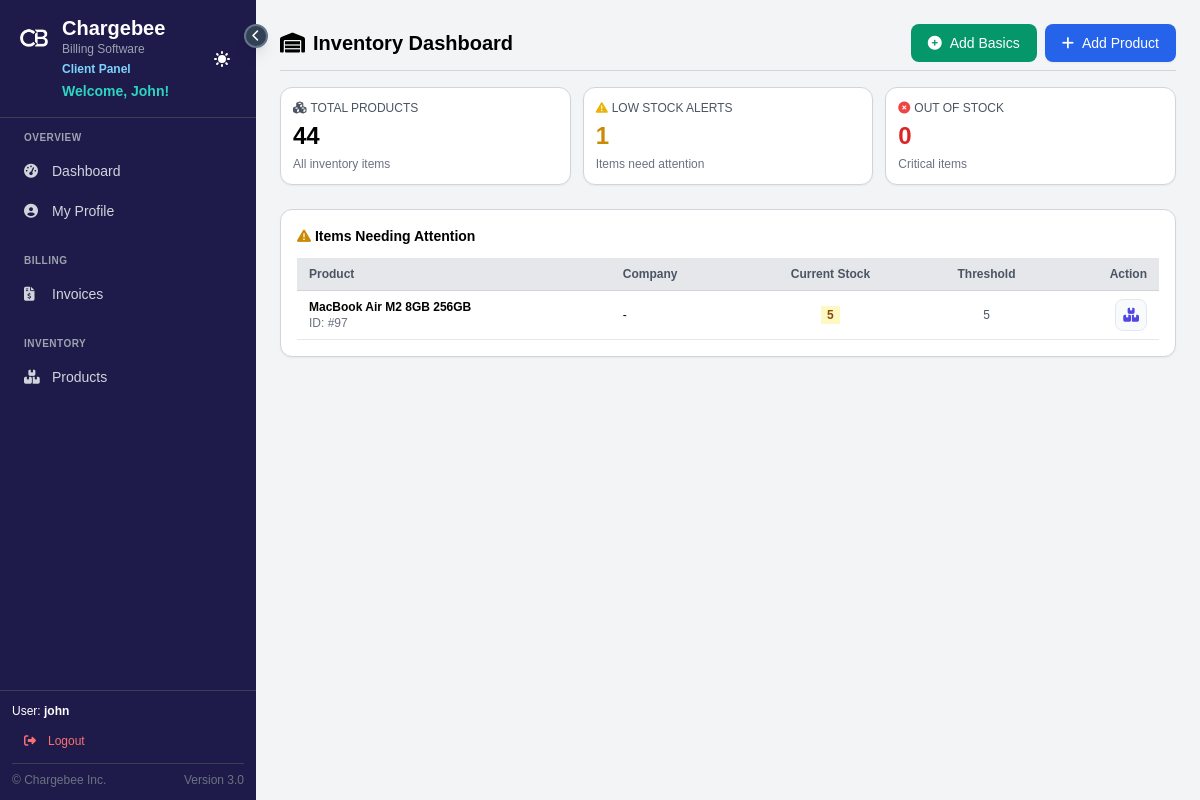
The page /inventory/ (signed in) on the database its author committed.
### BillingSystem/billing/models.py (models this page shows, shortened)
class Product(models.Model):
    name = models.CharField(max_length=100, unique=True)
    description = models.TextField(blank=True)
    price = models.DecimalField(max_digits=10, decimal_places=2, validators=[MinValueValidator(0)])
    stock = models.IntegerField(default=0, validators=[MinValueValidator(0)])
    hsn_code = models.CharField(max_length=20, blank=True, default="8517")
    gst_rate = models.DecimalField(max_digits=5, decimal_places=2, default=0.00, validators=[MinValueValidator(0)]) # e.g. 18.00 means 18%
    discount = models.DecimalField(max_digits=5, decimal_places=2, default=0.00, validators=[MinValueValidator(0)], help_text="Discount percentage")
    company = models.ForeignKey(Company, on_delete=models.CASCADE, null=True, blank=True, related_name='products')
    category = models.ForeignKey('ProductCategory', on_delete=models.SET_NULL, null=True, blank=True, related_name='products')
    low_stock_threshold = models.IntegerField(default=5, help_text="Alert when stock falls below this level")
    @property
    def is_low_stock(self):
        return self.stock <= self.low_stock_threshold

### BillingSystem/billing/views.py (the view)
# urls.py: path('inventory/', InventoryDashboardView.as_view(), name='inventory_dashboard'),
class InventoryDashboardView(LoginRequiredMixin, TemplateView):
    template_name = 'admin_panel/inventory_overview.html'
    def get_context_data(self, **kwargs):
        context = super().get_context_data(**kwargs)
        context['company'] = Company.objects.first()
        products = Product.objects.all()
        low_stock_products = [p for p in products if p.is_low_stock]
        context['low_stock_products'] = low_stock_products
        context['total_products'] = products.count()
        context['low_stock_count'] = len(low_stock_products)
        context['out_of_stock_count'] = products.filter(stock__lte=0).count()
        context['recent_logs'] = InventoryLog.objects.order_by('-timestamp')[:10]
        return context

### templates/admin_panel/inventory_overview.html (shortened to what this page needs)
{% extends 'general/base.html' %}
{% load static %}
{% block content %}
<div class="flex justify-between items-center mb-4 pb-2 border-b border-gray-300 page-header-sticky">
    <h2 class="text-xl font-bold"><i class="fas fa-warehouse mr-2"></i>Inventory Dashboard</h2>
    <div class="flex gap-2">
        <button id="addBusinessProducts" class="btn btn-success">
            <i class="fas fa-plus-circle"></i>
            <span>Add Basics</span>
        </button>
        <a href="{% url 'product_create' %}" class="btn btn-primary">
            <i class="fas fa-plus"></i>
            <span>Add Product</span>
        </a>
    </div>
</div>
<div class="grid grid-cols-3 gap-3 mb-6">
    <div class="bg-white border border-gray-300 p-3 rounded-xl shadow-sm">
        <div class="text-gray-600 text-xs mb-1"><i class="fas fa-cubes mr-1"></i>TOTAL PRODUCTS</div>
        <div class="text-2xl font-bold">{{ total_products }}</div>
        <div class="text-gray-500 text-xs mt-1">All inventory items</div>
    </div>
    <div class="bg-white border border-gray-300 p-3 rounded-xl shadow-sm">
        <div class="text-gray-600 text-xs mb-1"><i class="fas fa-exclamation-triangle mr-1 text-yellow-500"></i>LOW STOCK ALERTS</div>
        <div class="text-2xl font-bold text-yellow-600">{{ low_stock_count }}</div>
        <div class="text-gray-500 text-xs mt-1">Items need attention</div>
    </div>
    <div class="bg-white border border-gray-300 p-3 rounded-xl shadow-sm">
        <div class="text-gray-600 text-xs mb-1"><i class="fas fa-times-circle mr-1 text-red-500"></i>OUT OF STOCK</div>
        <div class="text-2xl font-bold text-red-600">{{ out_of_stock_count }}</div>
        <div class="text-gray-500 text-xs mt-1">Critical items</div>
    </div>
</div>
<div class="bg-white border border-gray-300 p-4 rounded-xl shadow-sm">
    <div class="font-bold text-sm mb-3"><i class="fas fa-exclamation-triangle text-yellow-600"></i> Items Needing Attention</div>
            {% if low_stock_products %}
            <div style="max-height: 400px; overflow-y: auto;">
                <table class="w-full text-xs">
                    <thead>
                        <tr class="text-gray-600 border-b border-gray-300 bg-gray-200">
                            <th class="text-left px-3 py-2 font-semibold">Product</th>
                            <th class="text-left px-3 py-2 font-semibold">Company</th>
                            <th class="text-center px-3 py-2 font-semibold">Current Stock</th>
                            <th class="text-center px-3 py-2 font-semibold">Threshold</th>
                            <th class="text-right px-3 py-2 font-semibold">Action</th>
                        </tr>
                    </thead>
                    <tbody>
                        {% for product in low_stock_products %}
                        <tr class="border-b border-gray-200 hover:bg-gray-50">
                            <td class="px-3 py-2">
                                <div class="font-bold">{{ product.name }}</div>
                                <div class="text-gray-500">ID: #{{ product.id }}</div>
                            </td>
                            <td class="px-3 py-2">{{ product.company.name|default:"-" }}</td>
                            <td class="px-3 py-2 text-center">
                                {% if product.stock <= 0 %}
                                <span class="bg-red-100 text-red-800 px-1.5 py-0.5 text-xs font-bold">OUT</span>
                                {% else %}
                                <span class="bg-yellow-100 text-yellow-800 px-1.5 py-0.5 text-xs font-bold">{{ product.stock }}</span>
                                {% endif %}
                            </td>
                            <td class="px-3 py-2 text-center text-gray-600">{{ product.low_stock_threshold }}</td>
                            <td class="px-3 py-2 text-right">
                                <div class="action-btn-group">
                                    <button onclick="openAdjustModal('{{ product.id }}', '{{ product.name }}', {{ product.stock }})"
                                            class="action-btn action-btn-adjust" title="Adjust Stock">
                                        <i class="fas fa-boxes"></i>
                                    </button>
                                </div>
                            </td>
                        </tr>
                        {% endfor %}
                    </tbody>
                </table>
            </div>
            {% else %}
            <div class="text-center text-gray-500 py-8 text-sm">
                <i class="fas fa-check-circle text-green-500 text-3xl mb-2"></i>
                <p>All stock levels are healthy!</p>
            </div>
            {% endif %}
        </div>
</div>
{% endblock %}

### templates/general/base.html (shortened to what this page needs)
{% load static %}
<!DOCTYPE html>
<html lang="en">
<head>
    <script src="https://cdn.tailwindcss.com"></script>
    <link rel="stylesheet" href="{% static 'css/main.css' %}">
    <link rel="stylesheet" href="https://cdnjs.cloudflare.com/ajax/libs/font-awesome/6.4.0/css/all.min.css">
</head>
<body class="bg-gray-100 h-screen overflow-hidden">
    <div class="flex h-screen">
        <aside id="sidebar" class="{% if user.role.role == 'client' %}bg-indigo-950{% else %}bg-slate-900{% endif %} text-white flex flex-col relative z-50">
            <button id="toggleSidebar" onclick="toggleSidebar()" class="absolute -right-3 top-6 z-50 bg-slate-700 hover:bg-slate-600 text-white w-6 h-6 rounded-full flex items-center justify-center shadow-lg border-2 border-slate-500" title="Toggle Sidebar">
                <i class="fas fa-chevron-left text-xs"></i>
            </button>
            <div class="p-4 border-b border-gray-700 flex justify-between items-center">
                <div class="sidebar-header-content">
                    <a href="{% url 'dashboard' %}" class="hover:opacity-80 transition-opacity flex items-center gap-2.5">
                        <img src="{% static 'favicon.png' %}" alt="CB Logo" class="w-9 h-9 rounded-lg">
                        <div>
                            <h1 class="text-xl font-bold leading-tight">Chargebee</h1>
                            <p class="text-xs text-gray-400">Billing Software</p>
                        </div>
                    </a>
                    <div class="pl-[46px]">
                        {% if user.role.role == 'client' %}
                        <p class="text-xs text-sky-300 font-medium mt-1" style="font-weight: bold;">Client Panel</p>
                        {% elif user.is_superuser %}
                        <p class="text-xs text-red-400 font-medium mt-1" style="font-weight: bold;">Administrator Panel</p>
                        {% endif %}
                        <p class="text-sm text-teal-400 mt-1 font-semibold">Welcome, {{ user.username|title }}!</p>
                    </div>
                </div>
                <div class="sidebar-header-content">
                    <button onclick="toggleTheme()" class="p-2 hover:bg-gray-700 rounded-lg" title="Toggle Theme">
                    </button>
                </div>
            </div>
            <nav class="flex-1 p-3 overflow-y-auto">
                <div class="mb-6">
                    <p class="px-3 text-[10px] font-bold text-gray-400 uppercase tracking-wider mb-2 sidebar-section-title">Overview</p>
                    <a href="{% url 'dashboard' %}" data-tooltip="Dashboard" class="flex items-center px-3 py-2 text-sm {% if request.resolver_match.url_name == 'dashboard' %}bg-gray-700 text-white rounded-lg{% else %}text-gray-300 hover:bg-gray-700 hover:text-white rounded-lg{% endif %}"><i class="fas fa-tachometer-alt w-5 mr-2"></i><span class="sidebar-text">Dashboard</span></a>
                    {% if user.role.role == 'client' %}
                    <a href="{% url 'client_profile' %}" data-tooltip="My Profile" class="flex items-center px-3 py-2 text-sm mt-1 {% if request.resolver_match.url_name == 'client_profile' %}bg-gray-700 text-white rounded-lg{% else %}text-gray-300 hover:bg-gray-700 hover:text-white rounded-lg{% endif %}"><i class="fas fa-user-circle w-5 mr-2"></i><span class="sidebar-text">My Profile</span></a>
                    {% endif %}
                </div>
                <div class="mb-6">
                    <p class="px-3 text-[10px] font-bold text-gray-400 uppercase tracking-wider mb-2 sidebar-section-title">Billing</p>
                    <a href="{% url 'invoice_list' %}" data-tooltip="Invoices" class="flex items-center px-3 py-2 text-sm mt-1 {% if 'invoices' in request.path and request.resolver_match.url_name != 'invoice_create' %}bg-gray-700 text-white rounded-lg{% else %}text-gray-300 hover:bg-gray-700 hover:text-white rounded-lg{% endif %}"><i class="fas fa-file-invoice-dollar w-5 mr-2"></i><span class="sidebar-text">Invoices</span></a>
                </div>
                <div class="mb-6">
                    <p class="px-3 text-[10px] font-bold text-gray-400 uppercase tracking-wider mb-2 sidebar-section-title">Inventory</p>
                    <a href="{% url 'product_list' %}" data-tooltip="Products" class="flex items-center px-3 py-2 text-sm mt-1 {% if 'products' in request.path %}bg-gray-700 text-white rounded-lg{% else %}text-gray-300 hover:bg-gray-700 hover:text-white rounded-lg{% endif %}"><i class="fas fa-boxes w-5 mr-2"></i><span class="sidebar-text">Products</span></a>
                </div>
            </nav>
            <div class="p-3 border-t border-gray-700 text-xs sidebar-footer">
                <div class="sidebar-footer-text mb-2">
                    <span>User: <strong>{{ user.username }}</strong></span>
                </div>
                <form method="post" action="{% url 'logout' %}" class="sidebar-footer-text">
                    <button type="submit" class="flex items-center gap-2 w-full px-2 py-1.5 text-red-400 hover:text-red-300 hover:bg-red-400/10 rounded-lg transition-colors" title="Logout">
                        <i class="fas fa-sign-out-alt w-5 text-center"></i>
                        <span class="sidebar-text">Logout</span>
                    </button>
                </form>
                <div class="flex items-center justify-between mt-2 pt-2 border-t border-gray-700 text-gray-500 sidebar-footer-text">
                    <a href="{% url 'about' %}" target="_blank" rel="noopener noreferrer" class="hover:text-gray-300 transition-colors">&copy; Chargebee Inc.</a>
                    <div>Version 3.0</div>
                </div>
            </div>
        </aside>
        <main class="flex-1 overflow-y-auto">
            <div class="p-6">
                {% block content %}
                {% endblock %}
            </div>
</body>
</html>

### static/css/main.css (style rules this page uses)
body { font-family: Arial, sans-serif; font-size: 13px; }
table { font-size: 12px; }
.page-header-sticky { position: sticky; top: 0; z-index: 40; background-color: #f3f4f6; margin-top: -1.5rem; padding-top: 1.5rem; }
.btn { display: inline-flex; align-items: center; justify-content: center; padding: 0.625rem 1.25rem; font-size: 0.875rem; font-weight: 600; border-radius: 0.5rem; transition: all 0.2s cubic-bezier(0.4, 0, 0.2, 1); cursor: pointer; border: 1px solid transparent; gap: 0.5rem; white-space: nowrap; text-decoration: none !important; }
.btn-primary { background-color: #2563eb; color: white !important; }
.btn-success { background-color: #10b981; color: white !important; }
.action-btn-group { display: flex; align-items: center; justify-content: flex-end; gap: 0.5rem; }
.action-btn { display: flex; align-items: center; justify-content: center; width: 2rem; height: 2rem; border-radius: 0.375rem; transition: all 0.2s; background: transparent; border: 1px solid transparent; }
.btn { display: inline-flex; align-items: center; justify-content: center; gap: 0.5rem; padding: 0; height: 38px; min-width: 100px; padding-left: 1rem; padding-right: 1rem; font-size: 0.875rem; font-weight: 500; border-radius: 8px; cursor: pointer; transition: all 0.2s cubic-bezier(0.4, 0, 0.2, 1); border: 1px solid transparent; line-height: normal; text-decoration: none !important; }
.btn-primary { background-color: #2563eb; color: white !important; box-shadow: 0 1px 2px rgba(0, 0, 0, 0.05); }
.btn-success { background-color: #059669; color: white !important; }
.action-btn-group { display: flex; justify-content: flex-end; align-items: center; gap: 0.5rem; }
.action-btn { display: inline-flex; align-items: center; justify-content: center; width: 32px; height: 32px; border-radius: 8px; font-size: 0.875rem; transition: all 0.2s cubic-bezier(0.4, 0, 0.2, 1); background-color: #f8fafc; border: 1px solid #e2e8f0; text-decoration: none !important; }
.action-btn-adjust { color: #4f46e5 !important; }
.action-btn i { font-size: 0.875rem; }

### templates/general/base.html (style rules this page uses)
body { transition: background-color 0.3s ease, color 0.3s ease; }
#sidebar { width: 256px; min-width: 256px; transition: width 0.3s cubic-bezier(0.4, 0, 0.2, 1), min-width 0.3s cubic-bezier(0.4, 0, 0.2, 1); }
#sidebar .sidebar-text { opacity: 1; transition: opacity 0.2s ease 0.1s; white-space: nowrap; }
#sidebar .sidebar-header-content { opacity: 1; visibility: visible; transition: opacity 0.2s ease 0.1s, visibility 0s linear 0s; white-space: nowrap; overflow: hidden; }
#sidebar .sidebar-section-title { opacity: 1; transition: opacity 0.2s ease 0.1s; white-space: nowrap; overflow: hidden; }
#sidebar .sidebar-footer-text { transition: opacity 0.2s ease 0.1s; white-space: nowrap; overflow: hidden; }
#toggleSidebar { transition: transform 0.3s ease; }

### rows shown on the page
Product: name "MacBook Air M2 8GB 256GB", id "97", company.name "-", stock "5", low_stock_threshold "5"

### other values the page prints
{{ user.username|title }} "John"
{{ user.username }} "john"
{{ total_products }} "44"
{{ low_stock_count }} "1"
{{ out_of_stock_count }} "0"
